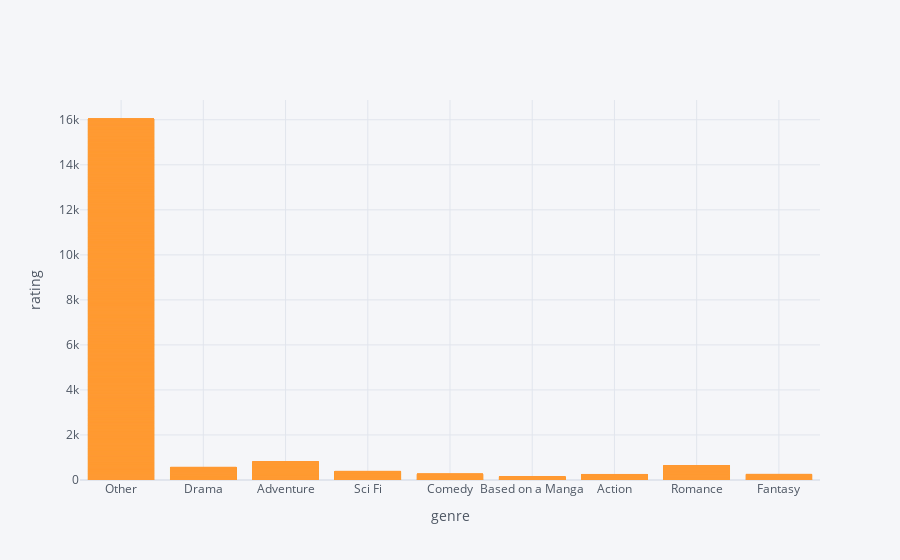

Source (notebook cell):
### Code cell
anime.iplot(x = 'genre' , y='rating' , kind='bar'  , 
          xTitle='genre',yTitle='rating' )

### Figure 1 — Plotly figure (JSON) as saved in the notebook; plotly's stock layout.template omitted (floating-point values rounded to 4 significant figures; data arrays with more than 128 entries replaced by an {"elided": "..."} marker saying what was removed)
{"data": [{"marker": {"color": "rgba(255, 153, 51, 0.6)", "line": {"color": "rgba(255, 153, 51, 1.0)", "width": 1}}, "name": "rating", "orientation": "v", "text": "", "type": "bar", "x": {"elided": "6523 str values"}, "y": {"elided": "6523 float values"}}], "layout": {"legend": {"bgcolor": "#F5F6F9", "font": {"color": "#4D5663"}}, "paper_bgcolor": "#F5F6F9", "plot_bgcolor": "#F5F6F9", "title": {"font": {"color": "#4D5663"}}, "xaxis": {"gridcolor": "#E1E5ED", "showgrid": true, "tickfont": {"color": "#4D5663"}, "title": {"font": {"color": "#4D5663"}, "text": "genre"}, "zerolinecolor": "#E1E5ED"}, "yaxis": {"gridcolor": "#E1E5ED", "showgrid": true, "tickfont": {"color": "#4D5663"}, "title": {"font": {"color": "#4D5663"}, "text": "rating"}, "zerolinecolor": "#E1E5ED"}}}
